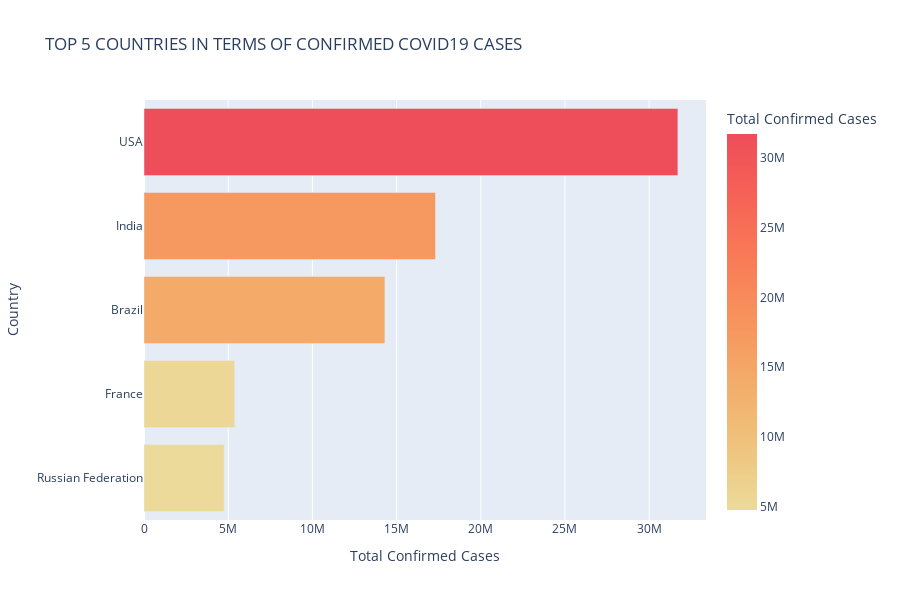

Write notebook code for a chart like this one.
### Markdown cell above
Method : Using csv data from WHO, plot a horizontal bar chart with "Country" in the y_axis and "Total Confirmed Cases" in the x-axis

### Code cell
#Reading WHO csv
who_global=pd.read_csv("WHO-COVID-19-global-table-data.csv")

#Data Cleaning
    #Renaming Columns for simplicity
who_global.columns = ["Country", "WHO Region", "Total Confirmed Cases", "Total Confirmed Cases per 10000 population", "Newly Reported Confirmed Cases in Last 7 days", "Newly Reported Confirmed Cases in Last 7 days per 10000 population", "Newly Reported Confirmed Cases in Last 24 hours", "Total Death Cases", "Total Death Cases per 10000 population", "Newly Reported Death Cases in Last 7 days", "Newly Reported Death Cases in Last 7 days per 10000 population", "Newly Reported Death Cases in Last 24 hours", "Transmission Classification" ]
    #Replacing country name
who_global["Country"] = who_global["Country"].replace("United States of America", "USA")
    #Dropping unnecessary row
drop_global=who_global[who_global["Country"]!="Global"]
    #Sorting by 10 top countries with highest COVID19 cases
who_global_top = drop_global.nlargest(5, "Total Confirmed Cases").sort_values("Total Confirmed Cases", ascending=True)

#Creating plot
fig3 = px.bar(who_global_top.sort_values("Total Confirmed Cases", ascending=True), x = 'Total Confirmed Cases', y = "Country", height = 600, color ='Total Confirmed Cases', orientation = 'h', color_continuous_scale = 'oryel', title = 'TOP 5 COUNTRIES IN TERMS OF CONFIRMED COVID19 CASES')

#Showing plot
fig3.show()

### Figure 1 — Plotly figure (JSON) as saved in the notebook; plotly's stock layout.template omitted (floating-point values rounded to 4 significant figures)
{"data": [{"alignmentgroup": "True", "hovertemplate": "Total Confirmed Cases=%{marker.color}<br>Country=%{y}<extra></extra>", "legendgroup": "", "marker": {"color": [4762569, 5390187, 14308215, 17313163, 31708445], "coloraxis": "coloraxis"}, "name": "", "offsetgroup": "", "orientation": "h", "showlegend": false, "textposition": "auto", "type": "bar", "x": [4762569, 5390187, 14308215, 17313163, 31708445], "xaxis": "x", "y": ["Russian Federation", "France", "Brazil", "India", "USA"], "yaxis": "y"}], "layout": {"barmode": "relative", "coloraxis": {"colorbar": {"title": {"text": "Total Confirmed Cases"}}, "colorscale": [[0, "rgb(236, 218, 154)"], [0.1667, "rgb(239, 196, 126)"], [0.3333, "rgb(243, 173, 106)"], [0.5, "rgb(247, 148, 93)"], [0.6667, "rgb(249, 123, 87)"], [0.8333, "rgb(246, 99, 86)"], [1, "rgb(238, 77, 90)"]]}, "height": 600, "legend": {"tracegroupgap": 0}, "title": {"text": "TOP 5 COUNTRIES IN TERMS OF CONFIRMED COVID19 CASES"}, "xaxis": {"anchor": "y", "domain": [0, 1], "title": {"text": "Total Confirmed Cases"}}, "yaxis": {"anchor": "x", "domain": [0, 1], "title": {"text": "Country"}}}}
